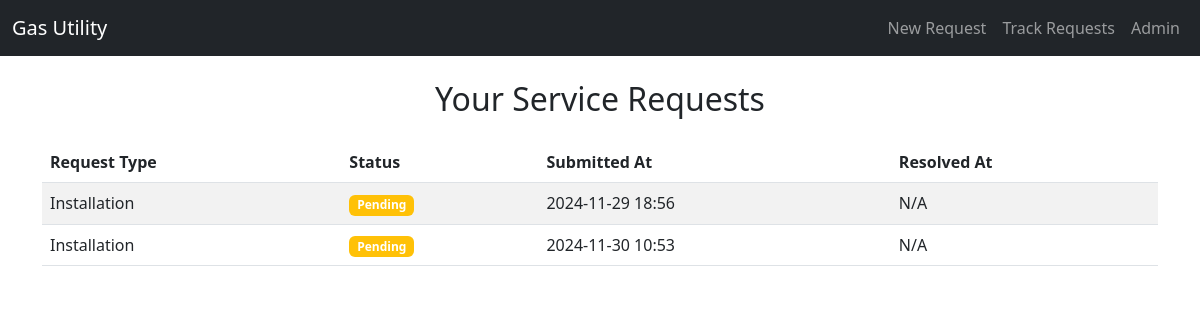
The app's page /customer/track/ (signed in), older data.
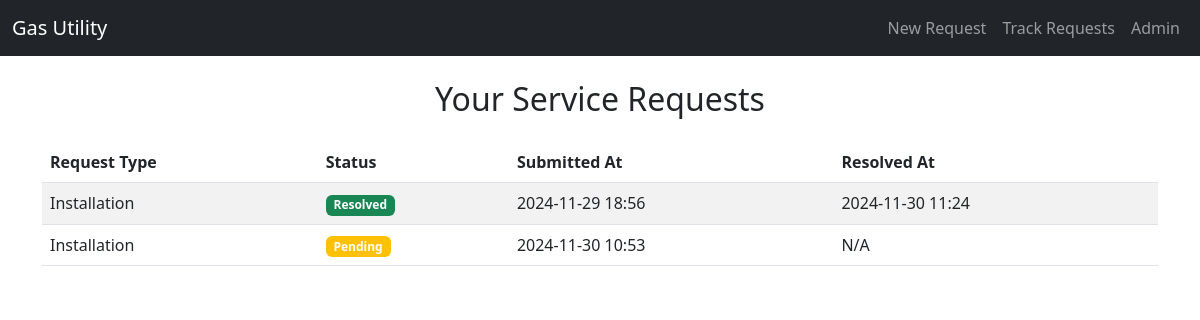
The same page, newer data.
### customers/models.py (models this page shows, shortened)
class ServiceRequest(models.Model):
    TYPE_CHOICES = [
        ('installation', 'Installation'),
        ('repair', 'Repair'),
        ('billing', 'Billing'),
    ]
    STATUS_CHOICES = [
        ('pending', 'Pending'),
        ('in_progress', 'In Progress'),
        ('resolved', 'Resolved'),
    ]
    customer = models.ForeignKey(Customer, on_delete=models.CASCADE)
    request_type = models.CharField(max_length=50, choices=TYPE_CHOICES)
    details = models.TextField()
    attachment = models.FileField(upload_to='attachments/', blank=True, null=True)
    status = models.CharField(max_length=20, choices=STATUS_CHOICES, default='pending')
    submitted_at = models.DateTimeField(auto_now_add=True)
    resolved_at = models.DateTimeField(blank=True, null=True)

### customers/views.py (the view)
# urls.py: path('track/', views.track_request, name='track_request'),
@login_required
def track_request(request):
    try:
        customer = request.user.customer
    except Customer.DoesNotExist:
        return HttpResponseForbidden("You are not registered as a customer.")
    requests = ServiceRequest.objects.filter(customer=customer)
    return render(request, 'request_status.html', {'requests': requests})

### customers/templates/request_status.html (shortened to what this page needs)
{% extends 'base.html' %}
{% block content %}
<h2 class="text-center">Your Service Requests</h2>
<table class="table table-striped mt-4">
    <thead>
        <tr>
            <th>Request Type</th>
            <th>Status</th>
            <th>Submitted At</th>
            <th>Resolved At</th>
        </tr>
    </thead>
    <tbody>
        {% for request in requests %}
        <tr>
            <td>{{ request.get_request_type_display }}</td>
            <td>
                <span class="badge {% if request.status == 'pending' %}bg-warning{% elif request.status == 'in_progress' %}bg-info{% else %}bg-success{% endif %}">
                    {{ request.get_status_display }}
                </span>
            </td>
            <td>{{ request.submitted_at|date:"Y-m-d H:i" }}</td>
            <td>
                {% if request.resolved_at %}
                    {{ request.resolved_at|date:"Y-m-d H:i" }}
                {% else %}
                    N/A
                {% endif %}
            </td>
        </tr>
        {% empty %}
        <tr>
            <td colspan="4" class="text-center">No service requests found.</td>
        </tr>
        {% endfor %}
    </tbody>
</table>
{% endblock %}

Row changes from the older to the newer data that the page shows:
changed ServiceRequest: status "Pending" → "Resolved"; resolved_at (not shown) → "2024-11-30 11:24"; no longer shows "N/A"
